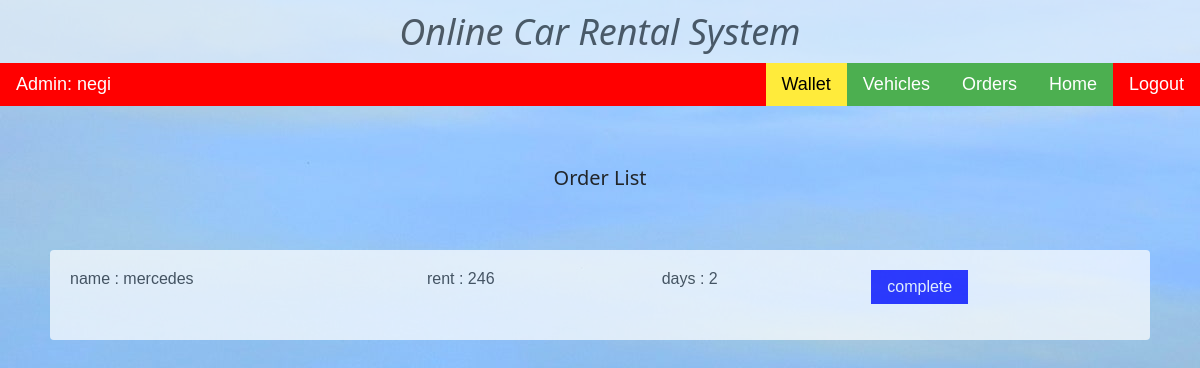
The page /car_dealer_portal/order_list/ (signed in) on the database its author committed.
### customer_portal/models.py (models this page shows)
class Orders(models.Model):
    user = models.ForeignKey(User, on_delete=models.PROTECT)
    car_dealer = models.ForeignKey(CarDealer, on_delete=models.PROTECT)
    rent = models.CharField(max_length=8)
    vehicle = models.ForeignKey(Vehicles, on_delete=models.PROTECT)
    days = models.CharField(max_length = 3)
    is_complete = models.BooleanField(default = False)

### car_dealer_portal/models.py (models this page shows)
class Vehicles(models.Model):
    car_name = models.CharField(max_length = 20)
    vehichle_number = models.CharField(max_length = 10)
    dealer = models.ForeignKey(CarDealer, on_delete = models.PROTECT)
    area = models.ForeignKey(Area, on_delete=models.SET_NULL, null = True)
    capacity = models.CharField(max_length = 2)
    is_available = models.BooleanField(default = True)
    rent = models.IntegerField(default=0)

### car_dealer_portal/views.py (the view)
@login_required
def order_list(request):
    username = request.user
    user = User.objects.get(username = username)
    car_dealer = CarDealer.objects.get(car_dealer = user)
    orders = Orders.objects.filter(car_dealer = car_dealer)
    order_list = []
    for o in orders:
        if o.is_complete == False:
            order_list.append(o)
    return render(request, 'car_dealer/order_list.html', {'order_list':order_list})

### car_dealer_portal/templates/car_dealer/order_list.html (shortened to what this page needs)
{% extends 'car_dealer/base.html' %}
{% block content %}
<div class="w3-bar w3-black w3-large">
  <div class="w3-bar-item w3-left w3-black">Admin: {{user.username}}</div>
  <a class="w3-bar-item w3-btn w3-black w3-right" href="/car_dealer_portal/logout/">Logout</a>
  <a class="w3-bar-item w3-btn w3-green w3-right " href="/car_dealer_portal/auth/">Home</a>
  <a class="w3-bar-item w3-btn w3-green w3-right" href="/car_dealer_portal/order_list/">Orders</a>
  <a class="w3-bar-item w3-btn w3-green w3-right" href="/car_dealer_portal/manage_vehicles/">Vehicles</a>
  <a class="w3-bar-item w3-btn w3-yellow w3-right" href="/car_dealer_portal/history/">Wallet</a>
</div>
<h4 class="w3-center" style="padding-top:50">Order List</h4>
<div style="padding:50">
<table class="w3-table w3-striped w3-center">
{% for order in order_list %}
  <tr>
    <td style="padding:20">name : {{order.vehicle.car_name}}</td>
    <td style="padding:20">rent : {{order.rent}}</td>
    <td style="padding:20">days : {{order.days}}</td>
    <td style="padding:20"><form action = "/car_dealer_portal/complete/" method="post">
          <input class="w3-btn w3-teal" type="submit" value="complete">
        </form>
    </td>
  </tr>
{% endfor %}
</table>
</div>
{% endblock %}

### static/css/w3.css (style rules this page uses)
html { box-sizing:border-box }
*,*:before,*:after { box-sizing:inherit }
html { -ms-text-size-adjust:100%;-webkit-text-size-adjust:100% }
body { margin:0 }
a { background-color:transparent;-webkit-text-decoration-skip:objects }
button,input,select,textarea { font:inherit;margin:0 }
button,input { overflow:visible }
button,html [type=button],[type=reset],[type=submit] { -webkit-appearance:button }
html,body { font-family:Verdana,sans-serif;font-size:15px;line-height:1.5 }
html { overflow-x:hidden }
h4 { font-size:20px }
h1,h2,h3,h4,h5,h6 { font-family:"Segoe UI",Arial,sans-serif;font-weight:400;margin:10px 0 }
a { color:inherit }
.w3-table,.w3-table-all { border-collapse:collapse;border-spacing:0;width:100%;display:table }
.w3-table td,.w3-table th,.w3-table-all td,.w3-table-all th { padding:8px 8px;display:table-cell;text-align:left;vertical-align:top }
.w3-table th:first-child,.w3-table td:first-child,.w3-table-all th:first-child,.w3-table-all td:first-child { padding-left:16px }
.w3-btn,.w3-button { border:none;display:inline-block;padding:8px 16px;vertical-align:middle;overflow:hidden;text-decoration:none;color:inherit;background-color:inherit;text-align:center;cursor:pointer;white-space:nowrap }
.w3-btn,.w3-button { -webkit-touch-callout:none;-webkit-user-select:none;-khtml-user-select:none;-moz-user-select:none;-ms-user-select:none;user-select:none }
.w3-bar { width:100%;overflow:hidden }
.w3-bar .w3-bar-item { padding:8px 16px;float:left;width:auto;border:none;display:block;outline:0 }
.w3-container:after,.w3-container:before,.w3-panel:after,.w3-panel:before,.w3-row:after,.w3-row:before,.w3-row-padding:after,.w3-row-padding:before, .w3-cell-row:before,.w3-cell-row:after,.w3-clear:after,.w3-clear:before,.w3-bar:before,.w3-bar:after { content:"";display:table;clear:both }
.w3-large { font-size:18px!important }
.w3-center { text-align:center!important }
.w3-left { float:left!important }
.w3-right { float:right!important }
.w3-green,.w3-hover-green:hover { color:#fff!important;background-color:#4CAF50!important }
.w3-teal,.w3-hover-teal:hover { color:#fff!important;background-color:blue!important }
.w3-yellow,.w3-hover-yellow:hover { color:#000!important;background-color:#ffeb3b!important }
.w3-black,.w3-hover-black:hover { color:#fff!important;background-color:red!important }
.w3-table { background-color: white; border-radius: 4px; opacity: 0.7; }

### rows shown on the page
Orders: vehicle.car_name "mercedes", rent "246", days "2"

### other values the page prints
{{ user.username }} "negi"
